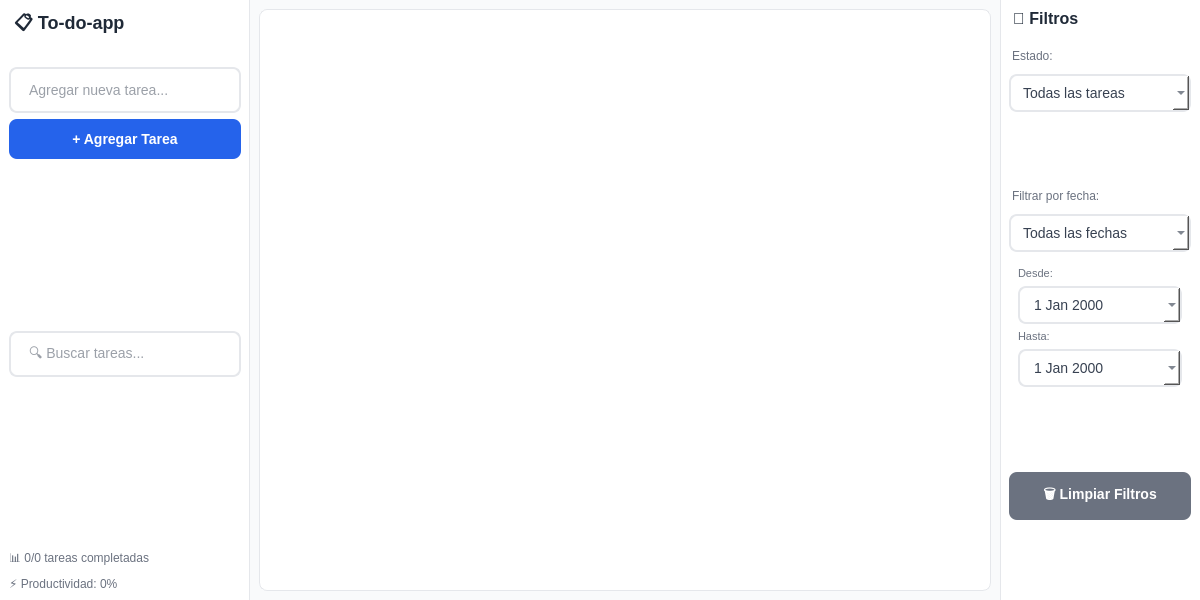
<?xml version="1.0" encoding="UTF-8"?>
<ui version="4.0">
 <class>MainWindow</class>
 <widget class="QMainWindow" name="MainWindow">
  <property name="geometry">
   <rect>
    <x>0</x>
    <y>0</y>
    <width>1200</width>
    <height>600</height>
   </rect>
  </property>
  <property name="windowTitle">
   <string>TaskMaster Pro - Gestión de Tareas</string>
  </property>
  <property name="styleSheet">
   <string>QMainWindow {
    background-color: #F9FAFB;
}

#leftSidebar, #rightSidebar {
    background-color: #FFFFFF;
    border-right: 1px solid #E5E7EB;
    padding: 20px;
}

#rightSidebar {
    border-right: none;
    border-left: 1px solid #E5E7EB;
}

#mainContent {
    background-color: #F9FAFB;
    padding: 20px;
}

QLineEdit {
    background-color: #FFFFFF;
    border: 2px solid #E5E7EB;
    border-radius: 8px;
    padding: 12px 16px;
    font-size: 14px;
    color: #374151;
}

QLineEdit:focus {
    border-color: #2563EB;
    outline: none;
}

QPushButton {
    background-color: #2563EB;
    color: #FFFFFF;
    border: none;
    border-radius: 8px;
    padding: 12px 24px;
    font-size: 14px;
    font-weight: 600;
}

QPushButton:hover {
    background-color: #1D4ED8;
}

QPushButton:pressed {
    background-color: #1E40AF;
}

QListWidget {
    background-color: #FFFFFF;
    border: 1px solid #E5E7EB;
    border-radius: 8px;
    padding: 8px;
}

QLabel {
    color: #374151;
    font-size: 14px;
}

QComboBox {
    background-color: #FFFFFF;
    border: 2px solid #E5E7EB;
    border-radius: 8px;
    padding: 8px 12px;
    font-size: 14px;
    color: #374151;
}

QComboBox:focus {
    border-color: #2563EB;
}

QDateEdit {
    background-color: #FFFFFF;
    border: 2px solid #E5E7EB;
    border-radius: 8px;
    padding: 8px 12px;
    font-size: 14px;
    color: #374151;
}

QDateEdit:focus {
    border-color: #2563EB;
}</string>
  </property>
  <widget class="QWidget" name="centralwidget">
   <layout class="QHBoxLayout" name="mainLayout">
    <property name="spacing">
     <number>0</number>
    </property>
    <property name="leftMargin">
     <number>0</number>
    </property>
    <property name="topMargin">
     <number>0</number>
    </property>
    <property name="rightMargin">
     <number>0</number>
    </property>
    <property name="bottomMargin">
     <number>0</number>
    </property>
    <item>
     <widget class="QWidget" name="leftSidebar">
      <property name="minimumSize">
       <size>
        <width>250</width>
        <height>0</height>
       </size>
      </property>
      <property name="maximumSize">
       <size>
        <width>250</width>
        <height>16777215</height>
       </size>
      </property>
      <layout class="QVBoxLayout" name="leftSidebarLayout">
       <item>
        <widget class="QLabel" name="appTitleLabel">
         <property name="text">
          <string>📋 To-do-app</string>
         </property>
         <property name="styleSheet">
          <string>font-size: 18px; font-weight: bold; color: #1F2937; margin-bottom: 20px;</string>
         </property>
        </widget>
       </item>
       <item>
        <widget class="QLineEdit" name="quickTaskInput">
         <property name="placeholderText">
          <string>Agregar nueva tarea...</string>
         </property>
        </widget>
       </item>
       <item>
        <widget class="QPushButton" name="quickAddButton">
         <property name="text">
          <string>+ Agregar Tarea</string>
         </property>
        </widget>
       </item>
       <item>
        <spacer name="verticalSpacer">
         <property name="orientation">
          <enum>Qt::Vertical</enum>
         </property>
         <property name="sizeHint" stdset="0">
          <size>
           <width>20</width>
           <height>20</height>
          </size>
         </property>
        </spacer>
       </item>
       <item>
        <widget class="QLineEdit" name="searchInput">
         <property name="placeholderText">
          <string>🔍 Buscar tareas...</string>
         </property>
        </widget>
       </item>
       <item>
        <spacer name="verticalSpacer_2">
         <property name="orientation">
          <enum>Qt::Vertical</enum>
         </property>
         <property name="sizeHint" stdset="0">
          <size>
           <width>20</width>
           <height>40</height>
          </size>
         </property>
        </spacer>
       </item>
       <item>
        <widget class="QLabel" name="statsLabel">
         <property name="text">
          <string>📊 0/0 tareas completadas</string>
         </property>
         <property name="styleSheet">
          <string>font-size: 12px; color: #6B7280;</string>
         </property>
        </widget>
       </item>
       <item>
        <widget class="QLabel" name="productivityLabel">
         <property name="text">
          <string>⚡ Productividad: 0%</string>
         </property>
         <property name="styleSheet">
          <string>font-size: 12px; color: #6B7280;</string>
         </property>
        </widget>
       </item>
      </layout>
     </widget>
    </item>
    <item>
     <widget class="QWidget" name="mainContent">
      <layout class="QVBoxLayout" name="mainContentLayout">
       <item>
        <widget class="QListWidget" name="tasksList"/>
       </item>
      </layout>
     </widget>
    </item>
    <item>
     <widget class="QWidget" name="rightSidebar">
      <property name="minimumSize">
       <size>
        <width>200</width>
        <height>0</height>
       </size>
      </property>
      <property name="maximumSize">
       <size>
        <width>200</width>
        <height>16777215</height>
       </size>
      </property>
      <layout class="QVBoxLayout" name="rightSidebarLayout">
       <item>
        <widget class="QLabel" name="filtersLabel">
         <property name="text">
          <string>🔧 Filtros</string>
         </property>
         <property name="styleSheet">
          <string>font-size: 16px; font-weight: bold; color: #1F2937; margin-bottom: 15px;</string>
         </property>
        </widget>
       </item>
       <item>
        <widget class="QLabel" name="statusFilterLabel">
         <property name="text">
          <string>Estado:</string>
         </property>
         <property name="styleSheet">
          <string>font-size: 12px; color: #6B7280; margin-bottom: 5px;</string>
         </property>
        </widget>
       </item>
       <item>
        <widget class="QComboBox" name="statusFilterCombo">
         <item>
          <property name="text">
           <string>Todas las tareas</string>
          </property>
         </item>
         <item>
          <property name="text">
           <string>Pendientes</string>
          </property>
         </item>
         <item>
          <property name="text">
           <string>Completadas</string>
          </property>
         </item>
        </widget>
       </item>
       <item>
        <spacer name="filterSpacer1">
         <property name="orientation">
          <enum>Qt::Vertical</enum>
         </property>
         <property name="sizeHint" stdset="0">
          <size>
           <width>20</width>
           <height>20</height>
          </size>
         </property>
        </spacer>
       </item>
       <item>
        <widget class="QLabel" name="dateFilterLabel">
         <property name="text">
          <string>Filtrar por fecha:</string>
         </property>
         <property name="styleSheet">
          <string>font-size: 12px; color: #6B7280; margin-bottom: 5px;</string>
         </property>
        </widget>
       </item>
       <item>
        <widget class="QComboBox" name="dateFilterTypeCombo">
         <item>
          <property name="text">
           <string>Todas las fechas</string>
          </property>
         </item>
         <item>
          <property name="text">
           <string>Creadas hoy</string>
          </property>
         </item>
         <item>
          <property name="text">
           <string>Esta semana</string>
          </property>
         </item>
         <item>
          <property name="text">
           <string>Este mes</string>
          </property>
         </item>
         <item>
          <property name="text">
           <string>Rango personalizado</string>
          </property>
         </item>
        </widget>
       </item>
       <item>
        <widget class="QWidget" name="customDateWidget">
         <property name="visible">
          <bool>false</bool>
         </property>
         <layout class="QVBoxLayout" name="customDateLayout">
          <item>
           <widget class="QLabel" name="fromDateLabel">
            <property name="text">
             <string>Desde:</string>
            </property>
            <property name="styleSheet">
             <string>font-size: 11px; color: #6B7280;</string>
            </property>
           </widget>
          </item>
          <item>
           <widget class="QDateEdit" name="fromDateEdit">
            <property name="calendarPopup">
             <bool>true</bool>
            </property>
           </widget>
          </item>
          <item>
           <widget class="QLabel" name="toDateLabel">
            <property name="text">
             <string>Hasta:</string>
            </property>
            <property name="styleSheet">
             <string>font-size: 11px; color: #6B7280;</string>
            </property>
           </widget>
          </item>
          <item>
           <widget class="QDateEdit" name="toDateEdit">
            <property name="calendarPopup">
             <bool>true</bool>
            </property>
           </widget>
          </item>
         </layout>
        </widget>
       </item>
       <item>
        <spacer name="filterSpacer2">
         <property name="orientation">
          <enum>Qt::Vertical</enum>
         </property>
         <property name="sizeHint" stdset="0">
          <size>
           <width>20</width>
           <height>20</height>
          </size>
         </property>
        </spacer>
       </item>
       <item>
        <widget class="QPushButton" name="clearFiltersButton">
         <property name="text">
          <string>🗑️ Limpiar Filtros</string>
         </property>
         <property name="styleSheet">
          <string>background-color: #6B7280; color: white;</string>
         </property>
        </widget>
       </item>
       <item>
        <spacer name="rightSidebarSpacer">
         <property name="orientation">
          <enum>Qt::Vertical</enum>
         </property>
         <property name="sizeHint" stdset="0">
          <size>
           <width>20</width>
           <height>40</height>
          </size>
         </property>
        </spacer>
       </item>
      </layout>
     </widget>
    </item>
   </layout>
  </widget>
 </widget>
 <resources/>
 <connections/>
</ui>
